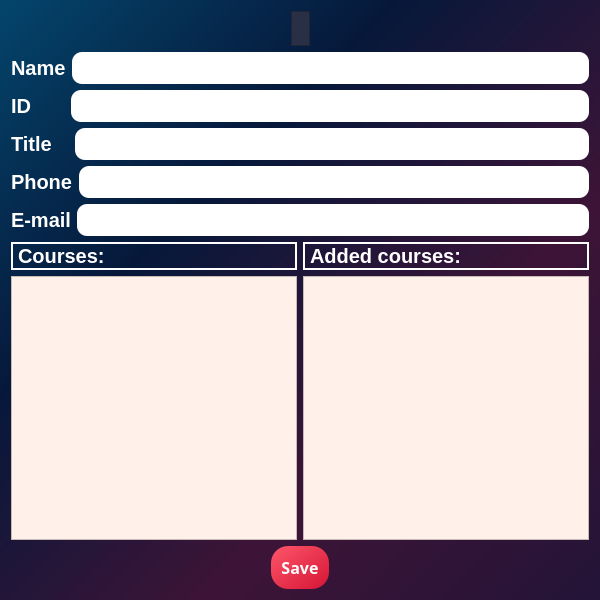
<?xml version="1.0" encoding="UTF-8"?>
<ui version="4.0">
 <class>ProfessorEditPage</class>
 <widget class="QDialog" name="ProfessorEditPage">
  <property name="geometry">
   <rect>
    <x>0</x>
    <y>0</y>
    <width>600</width>
    <height>600</height>
   </rect>
  </property>
  <property name="windowTitle">
   <string>Professor Edit Page</string>
  </property>
  <property name="styleSheet">
   <string notr="true">/*Copyright (c) DevSec Studio. All rights reserved.

MIT License

Permission is hereby granted, free of charge, to any person obtaining a copy
of this software and associated documentation files (the &quot;Software&quot;), to deal
in the Software without restriction, including without limitation the rights
to use, copy, modify, merge, publish, distribute, sublicense, and/or sell
copies of the Software, and to permit persons to whom the Software is
furnished to do so, subject to the following conditions:

The above copyright notice and this permission notice shall be included in all
copies or substantial portions of the Software.

THE SOFTWARE IS PROVIDED *AS IS*, WITHOUT WARRANTY OF ANY KIND, EXPRESS OR
IMPLIED, INCLUDING BUT NOT LIMITED TO THE WARRANTIES OF MERCHANTABILITY,
FITNESS FOR A PARTICULAR PURPOSE AND NONINFRINGEMENT. IN NO EVENT SHALL THE
AUTHORS OR COPYRIGHT HOLDERS BE LIABLE FOR ANY CLAIM, DAMAGES OR OTHER
LIABILITY, WHETHER IN AN ACTION OF CONTRACT, TORT OR OTHERWISE, ARISING FROM,
OUT OF OR IN CONNECTION WITH THE SOFTWARE OR THE USE OR OTHER DEALINGS IN THE SOFTWARE.
*/

/*-----QWidget-----*/
QWidget
{
	background: qlineargradient(x1:0, y1:0, x2:1, y2:1, stop:0 #04456c, stop:0.33 #06183a, stop:0.67 #3d1437, stop:1 #231437);

	color: #ffffff;
	border-color: #000000;

}


/*-----QLabel-----*/
QLabel
{
	background-color: #292f45;
	color: #b9b9bb;
	border-color: #000000;

}


/*-----QPushButton-----*/
QPushButton
{
	background-color: #f0742f;
	color: #fff;
	font-weight: bold;
	border-style: solid;
	border-width: 1px;
	border-radius: 17px;
	border-color: #f0742f;
	padding: 10px;

}


QPushButton::hover
{
	background-color: #fc7c11;
	color: #ffff;

}


QPushButton::pressed
{
	background-color: #ff6b35;
	color: #fff;

}


/*-----QToolButton-----*/
QToolButton
{
	background-color: #292f45;
	color: #ffffff;
	border-style: solid;
	border-color: #000000;

}


QToolButton::hover
{
	background-color: #fc7c11;
	color: #000000;
	padding: 2px;
	border-radius: 15px;
	border-color: #fc7c11;

}


QToolButton::pressed
{
	background-color: #fc7c11;
	color: #000000;
	border-style: solid;
	border-width: 2px;

}


/*-----QLineEdit-----*/
QLineEdit{
	background-color: rgb(255, 255, 255);
	color: rgb(35, 35, 35);
	font-weight: bold;
	border-style: solid;
	border-width: 2px;
	border-top: 0px;
	border-left: 0px;
	border-right: 0px;
	border-color: #b9b9bb;
	padding: 10px;

}


/*-----QCheckBox-----*/
QCheckBox
{
	background-color: transparent;
	color: #b9b9bb;
	font-weight: bold;

}


QCheckBox::indicator
{
    color: #b1b1b1;
    background-color: #00111d;
    border: 1px solid #f0742f;
    width: 12px;
    height: 12px;

}


QCheckBox::indicator:checked
{
    image:url(&quot;./ressources/check.png&quot;); /*To replace*/
	background-color: #1f2b2b;
    border: 1px solid #f0742f;

}


QCheckBox::indicator:unchecked:hover
{
    border: 1px solid #f0742f;

}


QCheckBox::disabled
{
	color: #656565;

}


QCheckBox::indicator:disabled
{
	background-color: #656565;
	color: #656565;
    border: 1px solid #656565;

}
</string>
  </property>
  <layout class="QVBoxLayout" name="verticalLayout_3">
   <item>
    <layout class="QHBoxLayout" name="horizontalLayout_3">
     <item>
      <spacer name="horizontalSpacer_3">
       <property name="orientation">
        <enum>Qt::Horizontal</enum>
       </property>
       <property name="sizeHint" stdset="0">
        <size>
         <width>40</width>
         <height>20</height>
        </size>
       </property>
      </spacer>
     </item>
     <item>
      <widget class="QLabel" name="FLNameLabel">
       <property name="font">
        <font>
         <pointsize>22</pointsize>
        </font>
       </property>
       <property name="frameShape">
        <enum>QFrame::StyledPanel</enum>
       </property>
       <property name="text">
        <string/>
       </property>
      </widget>
     </item>
     <item>
      <spacer name="horizontalSpacer_4">
       <property name="orientation">
        <enum>Qt::Horizontal</enum>
       </property>
       <property name="sizeHint" stdset="0">
        <size>
         <width>40</width>
         <height>20</height>
        </size>
       </property>
      </spacer>
     </item>
    </layout>
   </item>
   <item>
    <layout class="QHBoxLayout" name="horizontalLayout_9" stretch="0,0">
     <item>
      <widget class="QLabel" name="label_4">
       <property name="font">
        <font>
         <pointsize>-1</pointsize>
         <bold>true</bold>
        </font>
       </property>
       <property name="styleSheet">
        <string notr="true">color:#ffffff;
 font-weight: bold;
background: None;
font-size: 20px;</string>
       </property>
       <property name="frameShape">
        <enum>QFrame::NoFrame</enum>
       </property>
       <property name="text">
        <string>Name</string>
       </property>
      </widget>
     </item>
     <item>
      <widget class="QLineEdit" name="nameLineEdit">
       <property name="styleSheet">
        <string notr="true">  position: relative;
  display: inline-block;
  height: 32px;
  width: 240px;
  margin: 0;
  padding: 0;
  background-color: #fff;
  border: none;
  border-radius: 10px;</string>
       </property>
      </widget>
     </item>
    </layout>
   </item>
   <item>
    <layout class="QHBoxLayout" name="horizontalLayout_8" stretch="0,0">
     <item>
      <widget class="QLabel" name="label_19">
       <property name="font">
        <font>
         <pointsize>-1</pointsize>
         <bold>true</bold>
        </font>
       </property>
       <property name="styleSheet">
        <string notr="true">color:#ffffff;
 font-weight: bold;
background: None;
font-size: 20px;</string>
       </property>
       <property name="frameShape">
        <enum>QFrame::NoFrame</enum>
       </property>
       <property name="text">
        <string>ID      </string>
       </property>
      </widget>
     </item>
     <item>
      <widget class="QLineEdit" name="idLineEdit">
       <property name="styleSheet">
        <string notr="true">  position: relative;
  display: inline-block;
  height: 32px;
  width: 240px;
  margin: 0;
  padding: 0;
  background-color: #fff;
  border: none;
  border-radius: 10px;</string>
       </property>
      </widget>
     </item>
    </layout>
   </item>
   <item>
    <layout class="QHBoxLayout" name="horizontalLayout_5" stretch="0,0">
     <item>
      <widget class="QLabel" name="label_14">
       <property name="font">
        <font>
         <pointsize>-1</pointsize>
         <bold>true</bold>
        </font>
       </property>
       <property name="styleSheet">
        <string notr="true">color:#ffffff;
 font-weight: bold;
background: None;
font-size: 20px;</string>
       </property>
       <property name="frameShape">
        <enum>QFrame::NoFrame</enum>
       </property>
       <property name="text">
        <string>Title   </string>
       </property>
      </widget>
     </item>
     <item>
      <widget class="QLineEdit" name="titleLineEdit">
       <property name="styleSheet">
        <string notr="true">  position: relative;
  display: inline-block;
  height: 32px;
  width: 240px;
  margin: 0;
  padding: 0;
  background-color: #fff;
  border: none;
  border-radius: 10px;</string>
       </property>
      </widget>
     </item>
    </layout>
   </item>
   <item>
    <layout class="QHBoxLayout" name="horizontalLayout_10" stretch="0,0">
     <item>
      <widget class="QLabel" name="label_17">
       <property name="font">
        <font>
         <pointsize>-1</pointsize>
         <bold>true</bold>
        </font>
       </property>
       <property name="styleSheet">
        <string notr="true">color:#ffffff;
 font-weight: bold;
background: None;
font-size: 20px;</string>
       </property>
       <property name="frameShape">
        <enum>QFrame::NoFrame</enum>
       </property>
       <property name="text">
        <string>Phone</string>
       </property>
      </widget>
     </item>
     <item>
      <widget class="QLineEdit" name="phoneLineEdit">
       <property name="styleSheet">
        <string notr="true">  position: relative;
  display: inline-block;
  height: 32px;
  width: 240px;
  margin: 0;
  padding: 0;
  background-color: #fff;
  border: none;
  border-radius: 10px;</string>
       </property>
      </widget>
     </item>
    </layout>
   </item>
   <item>
    <layout class="QHBoxLayout" name="horizontalLayout_4" stretch="0,0">
     <item>
      <widget class="QLabel" name="label_13">
       <property name="font">
        <font>
         <pointsize>-1</pointsize>
         <bold>true</bold>
        </font>
       </property>
       <property name="styleSheet">
        <string notr="true">color:#ffffff;
 font-weight: bold;
background: None;
font-size: 20px;</string>
       </property>
       <property name="frameShape">
        <enum>QFrame::NoFrame</enum>
       </property>
       <property name="text">
        <string>E-mail</string>
       </property>
      </widget>
     </item>
     <item>
      <widget class="QLineEdit" name="emailLineEdit">
       <property name="styleSheet">
        <string notr="true">  position: relative;
  display: inline-block;
  height: 32px;
  width: 240px;
  margin: 0;
  padding: 0;
  background-color: #fff;
  border: none;
  border-radius: 10px;</string>
       </property>
      </widget>
     </item>
    </layout>
   </item>
   <item>
    <layout class="QHBoxLayout" name="horizontalLayout">
     <item>
      <layout class="QVBoxLayout" name="verticalLayout">
       <item>
        <widget class="QLabel" name="label_7">
         <property name="font">
          <font>
           <pointsize>-1</pointsize>
           <bold>true</bold>
          </font>
         </property>
         <property name="styleSheet">
          <string notr="true">color:#ffffff;
 font-weight: bold;
background: None;
font-size: 20px;
border: 2px solid white;</string>
         </property>
         <property name="frameShape">
          <enum>QFrame::Box</enum>
         </property>
         <property name="text">
          <string>Courses:</string>
         </property>
        </widget>
       </item>
       <item>
        <widget class="QTableWidget" name="allCoursesTable">
         <property name="styleSheet">
          <string notr="true">QWidget {
    background-color: rgb(255, 241, 233);
    color: #ffffff;
 font-weight: bold;
}

QHeaderView::section {
    background-color: qlineargradient(spread:pad, x1:0, y1:0, x2:1, y2:1, stop:0 rgba(254, 86, 106, 255), stop:1 rgba(213, 21, 53, 255));
    padding: 4px;
    border: 1px solid #fffff8;
    font-size: 16pt;
}

QTableWidget {
    gridline-color: #fffff8;
    font-size: 14pt;
}

QTableView::item 
{
    font-size: 14pt;
	color: rgb(0, 0, 0);
    font-size: 14pt;
}
</string>
         </property>
         <property name="editTriggers">
          <set>QAbstractItemView::NoEditTriggers</set>
         </property>
         <property name="alternatingRowColors">
          <bool>true</bool>
         </property>
         <property name="selectionMode">
          <enum>QAbstractItemView::SingleSelection</enum>
         </property>
         <property name="selectionBehavior">
          <enum>QAbstractItemView::SelectRows</enum>
         </property>
         <property name="sortingEnabled">
          <bool>true</bool>
         </property>
         <attribute name="horizontalHeaderStretchLastSection">
          <bool>true</bool>
         </attribute>
        </widget>
       </item>
      </layout>
     </item>
     <item>
      <layout class="QVBoxLayout" name="verticalLayout_2">
       <item>
        <widget class="QLabel" name="label_8">
         <property name="font">
          <font>
           <pointsize>-1</pointsize>
           <bold>true</bold>
          </font>
         </property>
         <property name="styleSheet">
          <string notr="true">color:#ffffff;
 font-weight: bold;
background: None;
font-size: 20px;
border: 2px solid white;</string>
         </property>
         <property name="frameShape">
          <enum>QFrame::Box</enum>
         </property>
         <property name="text">
          <string>Added courses:</string>
         </property>
        </widget>
       </item>
       <item>
        <widget class="QTableWidget" name="professorCourseTable">
         <property name="styleSheet">
          <string notr="true">QWidget {
    background-color: rgb(255, 241, 233);
    color: #ffffff;
 font-weight: bold;
}

QHeaderView::section {
    background-color: qlineargradient(spread:pad, x1:0, y1:0, x2:1, y2:1, stop:0 rgba(254, 86, 106, 255), stop:1 rgba(213, 21, 53, 255));
    padding: 4px;
    border: 1px solid #fffff8;
    font-size: 16pt;
}

QTableWidget {
    gridline-color: #fffff8;
    font-size: 14pt;
}

QTableView::item 
{
    font-size: 14pt;
	color: rgb(0, 0, 0);
    font-size: 14pt;
}
</string>
         </property>
         <property name="editTriggers">
          <set>QAbstractItemView::NoEditTriggers</set>
         </property>
         <property name="alternatingRowColors">
          <bool>true</bool>
         </property>
         <property name="selectionMode">
          <enum>QAbstractItemView::SingleSelection</enum>
         </property>
         <property name="selectionBehavior">
          <enum>QAbstractItemView::SelectRows</enum>
         </property>
         <property name="sortingEnabled">
          <bool>true</bool>
         </property>
         <attribute name="horizontalHeaderStretchLastSection">
          <bool>true</bool>
         </attribute>
        </widget>
       </item>
      </layout>
     </item>
    </layout>
   </item>
   <item>
    <layout class="QHBoxLayout" name="horizontalLayout_2">
     <item>
      <spacer name="horizontalSpacer">
       <property name="orientation">
        <enum>Qt::Horizontal</enum>
       </property>
       <property name="sizeHint" stdset="0">
        <size>
         <width>40</width>
         <height>20</height>
        </size>
       </property>
      </spacer>
     </item>
     <item>
      <widget class="QPushButton" name="savePushButton">
       <property name="font">
        <font>
         <family>Gilroy</family>
         <pointsize>12</pointsize>
         <bold>true</bold>
        </font>
       </property>
       <property name="styleSheet">
        <string notr="true">background: qlineargradient(spread:pad, x1:0, y1:0, x2:1, y2:1, stop:0 rgba(254, 86, 106, 255), stop:1 rgba(213, 21, 53, 255));
border: none;
font-family: Gilroy,sans-serif;
</string>
       </property>
       <property name="text">
        <string>Save</string>
       </property>
      </widget>
     </item>
     <item>
      <spacer name="horizontalSpacer_2">
       <property name="orientation">
        <enum>Qt::Horizontal</enum>
       </property>
       <property name="sizeHint" stdset="0">
        <size>
         <width>40</width>
         <height>20</height>
        </size>
       </property>
      </spacer>
     </item>
    </layout>
   </item>
  </layout>
 </widget>
 <resources/>
 <connections/>
 <slots>
  <signal>savePushButton()</signal>
 </slots>
</ui>
